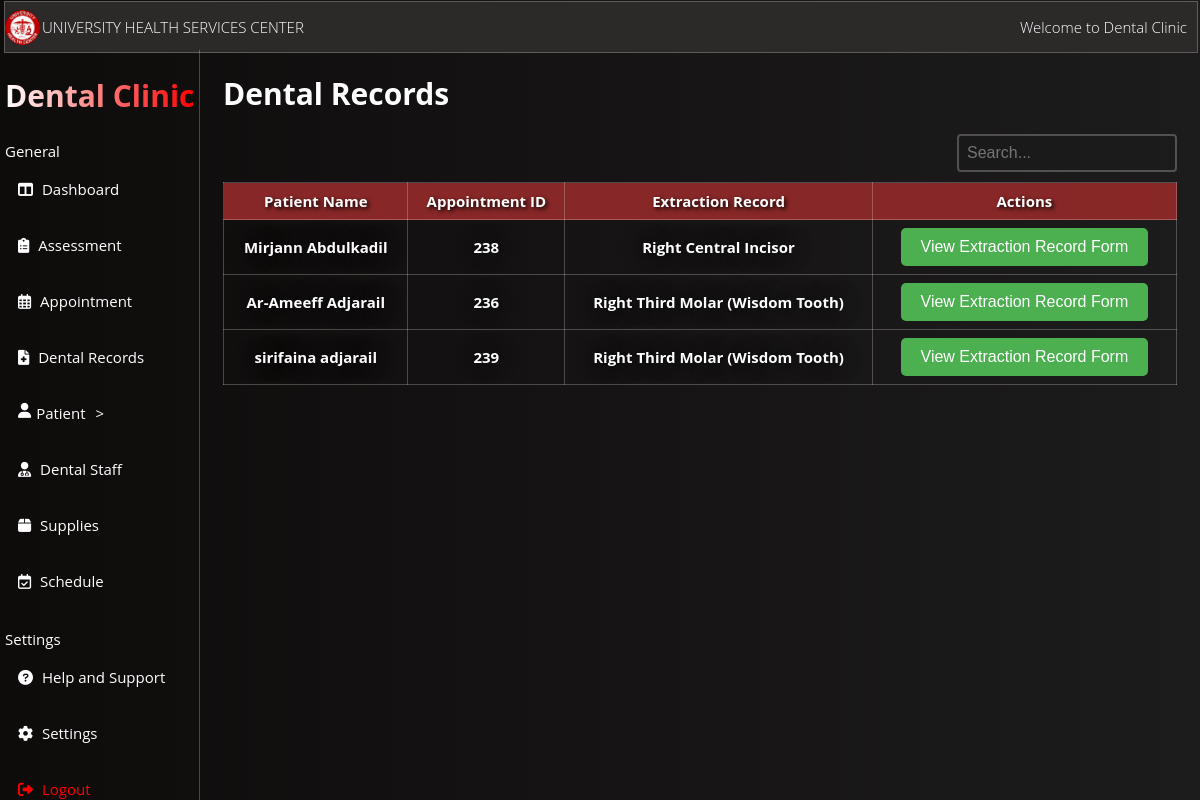
The app's page /dental-record/ with its own data.
### WmsuClinicApp/models.py (models this page shows, shortened)
class DentalExtraction(models.Model):
    appointment = models.ForeignKey('Appointment', on_delete=models.CASCADE)
    extraction_record = models.CharField(max_length=100)
    extraction_datetime = models.DateTimeField(null=True, blank=True)

class Appointment(models.Model):
    appointment_id = models.AutoField(primary_key=True)
    user = models.ForeignKey(User, on_delete=models.CASCADE)
    preferred_date = models.DateField(null=True, blank=True)
    preferred_time = models.CharField(max_length=70,null=True, blank=True)
    purpose = models.CharField(max_length=100)
    comments = models.TextField(blank=True, null=True)
    cor_upload = models.FileField(upload_to='cor_uploads/', null=True, blank=True)
    reference_number = models.CharField(max_length=50, unique=True, null=True, blank=True)
    current_date = models.DateTimeField(auto_now_add=True,null=True, blank=True)
    status = models.CharField(max_length=20, default='Pending')
    doctor = models.ForeignKey(Doctor, on_delete=models.CASCADE, null=True, blank=True)
    assistant = models.ForeignKey(Assistant, on_delete=models.CASCADE, null=True, blank=True)
    resched_status = models.CharField(max_length=20, null=True, blank=True)

### WmsuClinicApp/views.py (the view)
# urls.py: path('dental-record/', views.dental_record, name='dental_record'),
def dental_record(request):
    extraction_records = DentalExtraction.objects.all()
    appointment = Appointment.objects.all()
    return render(request, 'WmsuClinicApp/dental_record.html', {'extraction_records': extraction_records, 'appointment': appointment})

### WmsuClinicApp/templates/WmsuClinicApp/dental_record.html (shortened to what this page needs)
{% load static %}
<!DOCTYPE html>
<html lang="en">
<head>
    <link rel="stylesheet" type="text/css">
</head>
<body>
    <link rel="stylesheet" href="https://cdnjs.cloudflare.com/ajax/libs/font-awesome/6.0.0/css/all.min.css">
    <section class="HeaderSection">
        <img src="{% static 'images/OIP1.JPG' %}" alt="logo" class="circular-imgs">
        <p>UNIVERSITY HEALTH SERVICES CENTER</p>
        <section class="right" style="display: flex; justify-content: center;"> <p>Welcome to Dental Clinic</p></section>
    </section>
    <nav>
        <ul>
            <h1 class="gradient-text">Dental Clinic</h1>
            <h4 style="display: flex; justify-content: left; margin-left: 5px; margin-bottom: 0px; font-weight: normal;">General</h4>
            <li><a href="{% url 'admin_Dashboard' %}"><i class="fas fa-columns"></i> Dashboard</a></li>
            <li><a href="{% url 'admin_homesite' %}"><i class="fas fa-clipboard-list"></i> Assessment</a></li>
            <li><a href="{% url 'appointment_list' %}"><i class="far fa-calendar-alt"></i> Appointment</a></li>
            <li><a href="{% url 'dental_record' %}"><i class="fas fa-file-medical"></i> Dental Records</a></li>
            <li style="cursor: pointer;" id="user-toggle"><i class="fas fa-user"> </i> Patient </li>
            <li><a href="{% url 'admin_doctorsite' %}"><i class="fas fa-user-md"></i> Dental Staff</a></li>
            <li><a href="{% url 'supply_list' %}"><i class="fas fa-box"></i> Supplies</a></li>
            <li><a href="{% url 'admin_doctoravailability' %}"><i class="far fa-calendar-check"></i> Schedule</a></li>
            <h4 style="display: flex; justify-content: left; margin-left: 5px; margin-bottom: 0px;font-weight: normal;">Settings</h4>
            <li><a href="#"><i class="fas fa-question-circle"></i> Help and Support</a></li>
            <li><a href="#"><i class="fas fa-cog"></i> Settings</a></li>
            <li><a href="{% url 'LoginDentals' %}" class="logout-link"><i class="fas fa-sign-out-alt"></i> Logout</a></li>
        </ul>
    </nav>
    <div class="Move">
        <h1>Dental Records</h1>
        <div class="containera">
            <input type="text" id="searchInput" placeholder="Search...">
        </div>
        <table>
            <thead>
                <tr>
                    <th>Patient Name</th>
                    <th>Appointment ID</th>
                    <th>Extraction Record</th>
                    <th>Actions</th>
                </tr>
            </thead>
            <tbody id="tableBody">
                {% for extraction_record in extraction_records %}
                    <tr>
                        <td>{{ extraction_record.appointment.user.first_name }} {{ extraction_record.appointment.user.last_name }}</td>
                        <td>{{ extraction_record.appointment.appointment_id }}</td>
                        <td>{{ extraction_record.extraction_record }}</td>
                        <td>
                            <form method="post" action="{% url 'extraction_record' appointment_id=extraction_record.appointment.appointment_id %}">
                                <button type="submit">View Extraction Record Form</button>
                            </form>
                        </td>
                    </tr>
                {% endfor %}
            </tbody>
        </table>
</div>
</body>
</html>

### WmsuClinicApp/templates/WmsuClinicApp/dental_record.html (style rules this page uses)
#searchInput { border: 2px solid rgba(255, 248, 248, 0.24); padding: 8px; font-size: 16px; border-radius: 4px; margin-bottom: 10px; width: 200px; background-color: transparent; color: white; }
.Move { margin-top: 50px; margin-left: 200px; margin-right: 0px; }
.containera { display: flex; justify-content: right; align-items: center; }
.HeaderSection { display: flex; align-items: center; position: fixed; top: 1px; left: 4px; color: white; width: calc(100% - 8px); background-color: rgb(44, 41, 41); border: 1px solid rgba(255, 248, 248, 0.24); font-weight: lighter; }
.right { margin-left: auto ; display: flex; justify-content: center; align-items: center; margin-right: 10px; }
.gradient-text { font-size: 30px; margin-left: 5px; margin-right: 5px; background: linear-gradient(to right, #fff, #ff0000); -webkit-background-clip: text; -moz-background-clip: text; background-clip: text; color: transparent; }
i { margin-right: 5px; }
.circular-imgs { border-radius: 50%; max-width: 35px; height: auto; margin-right: 2px; }
nav { margin-top: 50px; position: fixed; top: 0; left: 0; max-width: 100%; height: 100%; background-color: rgb(7, 7); color: #fff; text-align: center; z-index: 2; font-size: 15px; border-right: 1px solid rgba(255, 248, 248, 0.24); }
nav ul { list-style: none; padding: 0; }
nav ul li { display: flex; justify-content: left; text-decoration: none; color: #fff; transition: color 0.3s; padding: 18px; transition: background-color 0.3s ease, color 0.3s ease; }
nav ul li a { text-decoration: none; color: #fff; transition: color 0.5s; }
:before, *:after { box-sizing: border-box; }
body { padding: 1em; font-family: "Open Sans", "Helvetica Neue", Helvetica, Arial, sans-serif; font-size: 15px; color: #b9b9b9; background: linear-gradient(to left, rgb(29, 28, 28), rgb(14, 11, 11)); }
td form { margin: 0; }
td button { background-color: #4CAF50; border: none; color: white; padding: 10px 20px; text-align: center; text-decoration: none; display: inline-block; font-size: 16px; cursor: pointer; border-radius: 5px; }
table { border-collapse: collapse; width: 100%; border: 1px solid rgba(255, 248, 248, 0.24); }
th, td { border: 1px solid rgba(255, 248, 248, 0.24); padding: 8px; text-align: left; color: white; text-align: center; font-weight: bold; }
th { background-color: rgba(143, 41, 41, 0.945); color: white; text-shadow: 2px 2px 4px black; }
td { color: white; text-shadow: 0 0 20px black; }
h1 { color: white; }
.logout-link { color: red; text-decoration: none; }

### records on screen
DentalExtraction: appointment.user.first_name "Mirjann", appointment.user.last_name "Abdulkadil", appointment.appointment_id "238", extraction_record "Right Central Incisor"
DentalExtraction: appointment.user.first_name "Ar-Ameeff", appointment.user.last_name "Adjarail", appointment.appointment_id "236", extraction_record "Right Third Molar (Wisdom Tooth)"
DentalExtraction: appointment.user.first_name "sirifaina", appointment.user.last_name "adjarail", appointment.appointment_id "239", extraction_record "Right Third Molar (Wisdom Tooth)"
